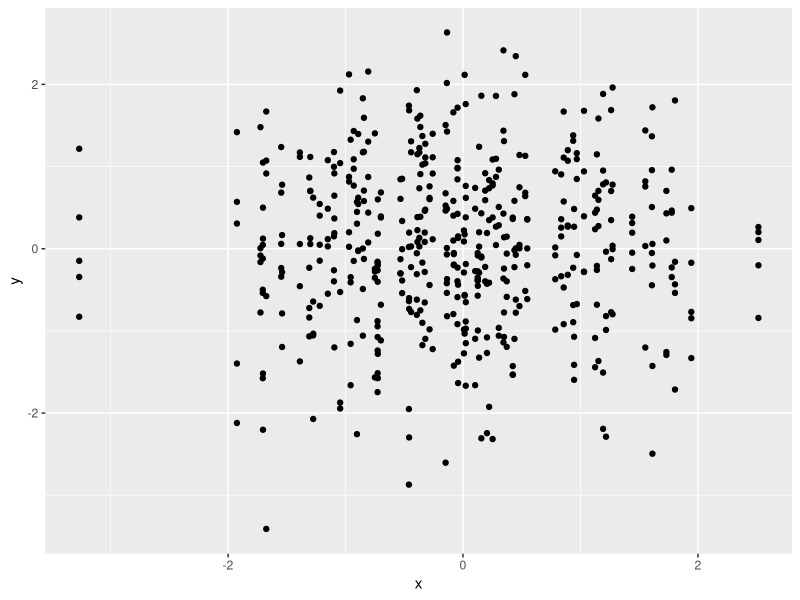

This chart was generated by the following R code:
## ---- chunk 1
install.packages("ggplot2")
library(ggplot2)
## ---- chunk 2
df_shufol <- data.frame(x = rnorm(100), y = rnorm(500))

ggplot(df_shufol, aes(x = x, y = y)) +
  geom_point()
